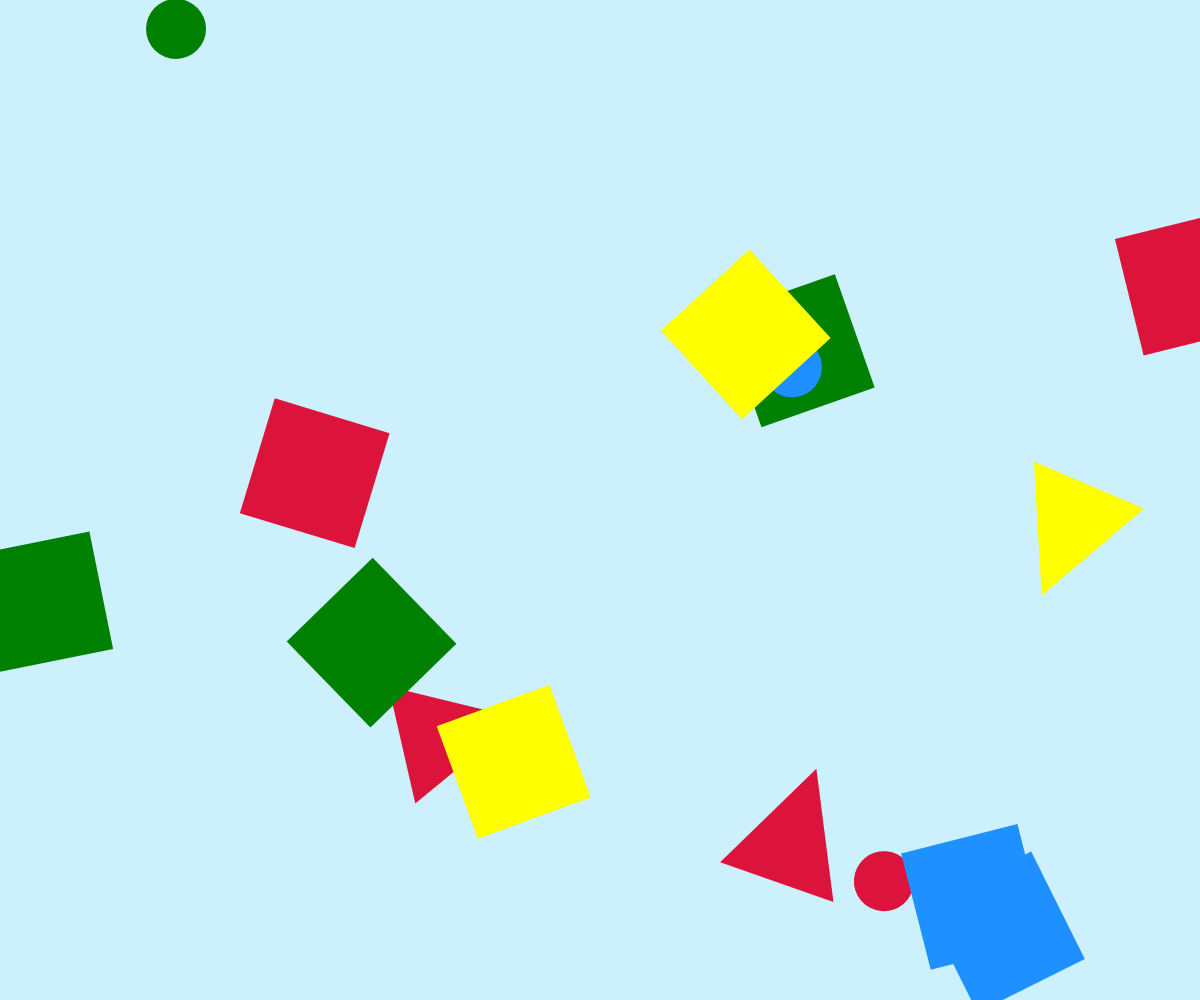
Frame 1 (no input)
Frame 60 (no input): identical to frame 1, image omitted
Frame 120 (the mouse pressed at the canvas centre since frame 60): identical to frame 1, image omitted

The p5.js sketch that drew this single still picture (run headless with seeded random() and noise() and a simulated clock; from frame 60 on, the mouse is pressed at the canvas centre):

// p5.js sketch
// ── sketch.js
let numShapes = 15;
let shapeSize;

//We need to initialise our arrays as "empty"
let randRotations = [];
let randColors = [];
let randNames = [];
let randX = [];
let randY = [];

//Initialise two "empty" arrays for the x and y values here



function setup() {
  createCanvas(windowWidth, windowHeight);
  rectMode(CENTER);
  angleMode(DEGREES);
  noStroke();
  shapeSize = width * 0.1;

  //This time we will store all of the results, not just the most recent one
  for (let i = 0; i < numShapes; i++) {
    //Save random values in your array of x positions here
    
    //Save random values in your array of y positions here

    randRotations[i] = random(360);
    randColors[i] = random(['Crimson', 'green', 'DodgerBlue', 'yellow']);
    randNames[i] = random(['square', 'circle', 'triangle']);
    randX[i] = random(width)
    randY[i] = random(height)
  }
}

function draw() {
  background('#CDF1FC');

  //the draw loop is really simple now, this is good because we only get one draw loop but as many functions as we like
  //so keeping the draw loop tidy is an important practice
  for (let i = 0; i < numShapes; i++) {
    drawAShape(randX[i], randY[i], randRotations[i], randColors[i], randNames[i]);
  }
}

//the drawAShape function hasn't changed, we can ignore it which helps reduce "cognitive load"
//once you have a simple function that does one distinct job perfectly you don't need to worry about it anymore
//try collapsing the function with the small arrow on the left of the function near the line numbers
function drawAShape(x, y, rotation, color, name) {
  push();
  translate(x, y);
  rotate(rotation);
  fill(color);
  if (name == 'square') {
    square(0, 0, shapeSize);
  } else if (name == 'circle') {
    circle(0, 0, shapeSize / 2);
  } else if (name == 'triangle') {
    triangle(0, 0, shapeSize, 0, shapeSize / 2, shapeSize);
  }
  pop();
}
